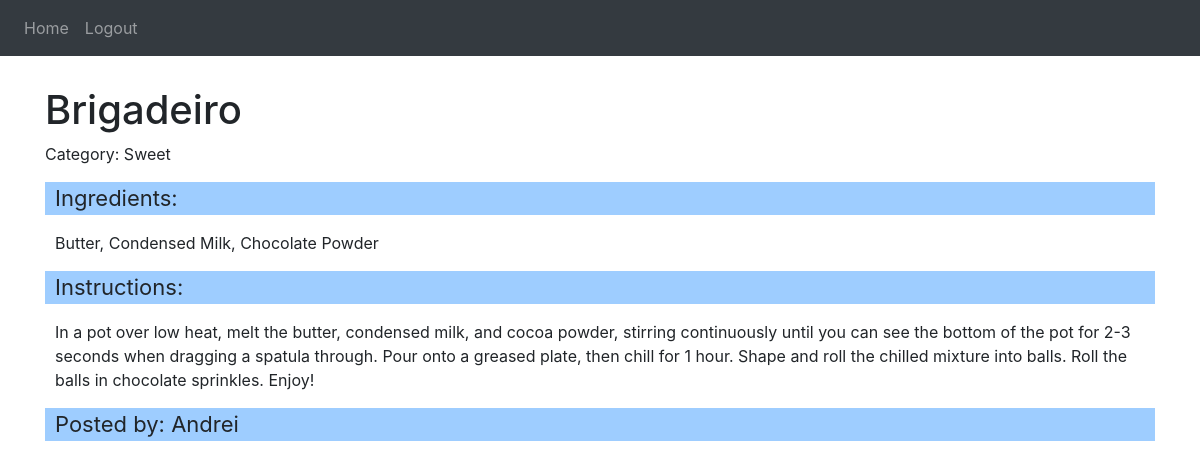
Page /recipe/1 (signed in) on the committed database.
### website/models.py (models this page shows, shortened)
class Recipe(db.Model):
    id = db.Column(db.Integer, primary_key=True)
    instructions = db.Column(db.String(1000))
    ingredients = db.Column(db.String(1000))
    title = db.Column(db.String(30))
    category = db.Column(db.String(30))
    user_id = db.Column(db.Integer, db.ForeignKey('user.id'), nullable=False)
    author = db.relationship('User', backref=db.backref('my_recipes', lazy=True))
    user = db.relationship('User', backref='recipes')

class User(db.Model, UserMixin):
    id = db.Column(db.Integer, primary_key=True)
    email = db.Column(db.String(150), unique=True)
    password = db.Column(db.String(150))
    first_name = db.Column(db.String(150))

### website/views.py (the view)
@views.route("/recipe/<int:recipe_id>")
@login_required
def recipe(recipe_id):
    recipe = Recipe.query.get_or_404(recipe_id)
    return render_template("recipe.html", user=recipe.user, recipe=recipe)

### website/__init__.py (called while the page is built)
def create_app():
    app = Flask(__name__)
    app.config["SECRET_KEY"] = 'andreivince'
    app.config["SQLALCHEMY_DATABASE_URI"] = f'sqlite:///{DB_NAME}'
    db.init_app(app)
    from .views import views
    from .auth import auth
    app.register_blueprint(views, url_prefix='/')
    app.register_blueprint(auth, url_prefix='/')
    from .models import User, Recipe
    create_database(app)
    login_manager = LoginManager()
    login_manager.login_view = 'auth.login'
    login_manager.init_app(app)
    @login_manager.user_loader
    def load_user(id):
        return User.query.get(int(id))
    return app

### website/templates/recipe.html (shortened to what this page needs)
<link rel="stylesheet" type="text/css" href="{{ url_for('static', filename='css/recipe.css') }}">
{% extends "base.html" %}
{% block content %}
  <div class="recipe">
    <h1 class="title_recipe">{{ recipe.title }}</h1>
    <p>Category: {{ recipe.category }}</p>
    <p class="label_recipe">Ingredients:</p>
    <p class="user_recipe">{{ recipe.ingredients }}</p>
    <p class="label_recipe">Instructions:</p>
    <p class="user_recipe">{{ recipe.instructions }}</p>
    <p class="label_recipe">Posted by: {{ recipe.user.first_name }}</p>
  </div>
{% endblock %}

### website/templates/base.html (shortened to what this page needs)
<!DOCTYPE html>
<html>
  <head>
    <link rel="stylesheet" href="https://stackpath.bootstrapcdn.com/bootstrap/4.4.1/css/bootstrap.min.css"   />
    <link rel="stylesheet" href="https://stackpath.bootstrapcdn.com/font-awesome/4.7.0/css/font-awesome.min.css"/>
  </head>
  <body>
    <nav class="navbar navbar-expand-lg navbar-dark bg-dark">
        <div class="collapse navbar-collapse" id="navbar">
            <div class="navbar-nav">
                {% if user.is_authenticated %}
                <a class="nav-item nav-link" id="home" href="/">Home</a>
                <a class="nav-item nav-link" id="logout" href="/logout">Logout</a>
                {%else%}
                <a class="nav-item nav-link" id="about" href="/about">About Us</a>
                <a class="nav-item nav-link" id="login" href="/login">Login</a>
                <a class="nav-item nav-link" id="signIp" href="/sign-up">Sign Up</a>
                {%endif%}
            </div>
        </div>
    </nav>
    <div class="container">
        {% block content%}
        {% endblock %}
    </div>
  </body>
</html>

### website/static/css/recipe.css (style rules this page uses)
.recipe { padding-top: 30px; }
.label_recipe { font-size: 22px; background-color: #027cff61; padding-left: 10px; }
.user_recipe { padding-left: 10px; }

### rows in the picture
Recipe: title "Brigadeiro", category "Sweet", ingredients "Butter, Condensed Milk, Chocolate Powder", instructions "In a pot over low heat, melt the butter, condensed milk, and cocoa powder, stirring continuously until you can see the bottom of the pot for 2-3 seconds when dragging a spatula through. Pour onto a greased plate, then chill for 1 hour. Shape and roll the chilled mixture into balls. Roll the balls in chocolate sprinkles. Enjoy!"
User: user.first_name "Andrei"
